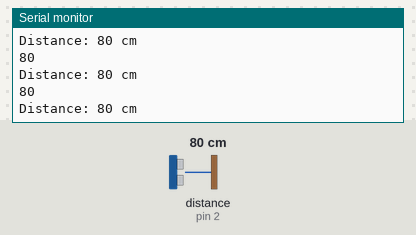
Bench run of a sketch on a simulated Arduino Uno, built with avr-gcc and run on an emulated ATmega328P. Parts: the last lines printed to the serial monitor. Wiring (inferred from the names in the program): ultrasonic range finder: trigger pin 3; echo pin 2. The inputs (shaded band) are chosen by the test bench; at power-on: distance to the obstacle (sensor on pin 2) 80 cm. The echo pulse lasts 58.3 µs per cm.

Above: at 1.3 s.
1.4 s: distance to the obstacle (sensor on pin 2) set to 4 cm
At 1.9 s:
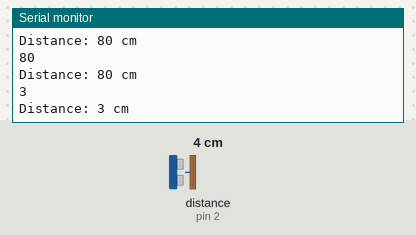
2.9 s: distance to the obstacle (sensor on pin 2) set to 2 cm
At 3.4 s:
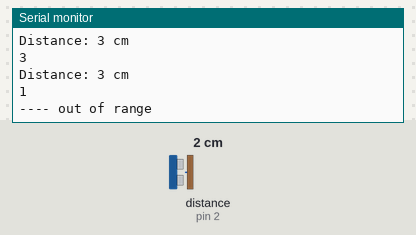
Timing chart, 0 to 5.9 s (numbered marks = the images above; inputs shaded):
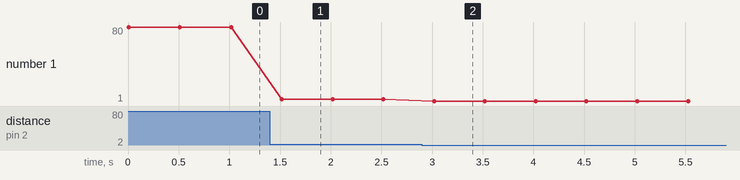

Measured:
- the behaviour switches between 3 and 2 cm on distance to the obstacle (sensor on pin 2) (found by bisection; images 1 and 2)
- after the input at 1.4 s, the serial monitor: prints a new line after 0.12 s (image 1)
- after the input at 2.9 s, the serial monitor: prints a new line after 0.12 s (image 2)
- plotted number 1: 80 → 3 after the input at 1.4 s, 3 → 1 after the input at 2.9 s

The sketch:

HC-SR04.ino
```cpp
#define TrigPin 3
#define EchoPin 2

int distance;
long duration = 0;

void setup() {
  // put your setup code here, to run once:
  Serial.begin(115200);
  pinMode(TrigPin, OUTPUT);
  pinMode(EchoPin, INPUT);
}

void loop() {
  digitalWrite(TrigPin, HIGH);
  delayMicroseconds(10);
  digitalWrite(TrigPin, LOW);

  duration = pulseIn(EchoPin, HIGH);

  distance = duration/58;

  Serial.println(distance);
  if(distance < 2 || distance > 200)
  {
    Serial.println("---- out of range");
  }
  else
  {
    Serial.print("Distance: ");
    Serial.print(distance);
    Serial.println(" cm");
  }

  delay(500);
}
```
